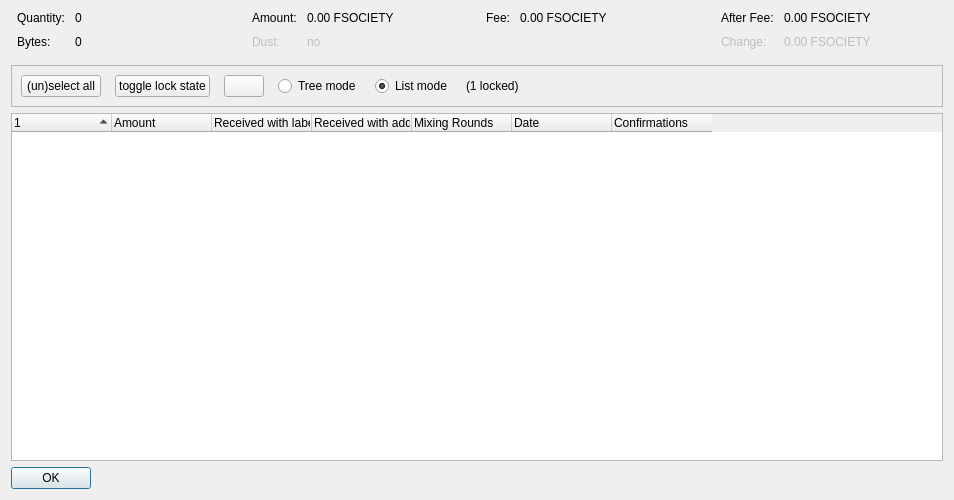
<?xml version="1.0" encoding="UTF-8"?>
<ui version="4.0">
 <class>CoinControlDialog</class>
 <widget class="QDialog" name="CoinControlDialog">
  <property name="geometry">
   <rect>
    <x>0</x>
    <y>0</y>
    <width>954</width>
    <height>500</height>
   </rect>
  </property>
  <property name="windowTitle">
   <string>Coin Selection</string>
  </property>
  <layout class="QVBoxLayout" name="verticalLayout">
   <item>
    <layout class="QHBoxLayout" name="horizontalLayoutTop" stretch="0,0,0,0">
     <property name="topMargin">
      <number>0</number>
     </property>
     <property name="bottomMargin">
      <number>10</number>
     </property>
     <item>
      <layout class="QFormLayout" name="formLayoutCoinControl1">
       <property name="horizontalSpacing">
        <number>10</number>
       </property>
       <property name="verticalSpacing">
        <number>10</number>
       </property>
       <property name="leftMargin">
        <number>6</number>
       </property>
       <property name="rightMargin">
        <number>6</number>
       </property>
       <item row="0" column="0">
        <widget class="QLabel" name="labelCoinControlQuantityText">
         <property name="text">
          <string>Quantity:</string>
         </property>
        </widget>
       </item>
       <item row="0" column="1">
        <widget class="QLabel" name="labelCoinControlQuantity">
         <property name="cursor">
          <cursorShape>IBeamCursor</cursorShape>
         </property>
         <property name="contextMenuPolicy">
          <enum>Qt::ActionsContextMenu</enum>
         </property>
         <property name="text">
          <string notr="true">0</string>
         </property>
         <property name="textInteractionFlags">
          <set>Qt::LinksAccessibleByMouse|Qt::TextSelectableByKeyboard|Qt::TextSelectableByMouse</set>
         </property>
        </widget>
       </item>
       <item row="1" column="0">
        <widget class="QLabel" name="labelCoinControlBytesText">
         <property name="text">
          <string>Bytes:</string>
         </property>
        </widget>
       </item>
       <item row="1" column="1">
        <widget class="QLabel" name="labelCoinControlBytes">
         <property name="cursor">
          <cursorShape>IBeamCursor</cursorShape>
         </property>
         <property name="contextMenuPolicy">
          <enum>Qt::ActionsContextMenu</enum>
         </property>
         <property name="text">
          <string notr="true">0</string>
         </property>
         <property name="textInteractionFlags">
          <set>Qt::LinksAccessibleByMouse|Qt::TextSelectableByKeyboard|Qt::TextSelectableByMouse</set>
         </property>
        </widget>
       </item>
      </layout>
     </item>
     <item>
      <layout class="QFormLayout" name="formLayoutCoinControl2">
       <property name="horizontalSpacing">
        <number>10</number>
       </property>
       <property name="verticalSpacing">
        <number>10</number>
       </property>
       <property name="leftMargin">
        <number>6</number>
       </property>
       <property name="rightMargin">
        <number>6</number>
       </property>
       <item row="0" column="0">
        <widget class="QLabel" name="labelCoinControlAmountText">
         <property name="text">
          <string>Amount:</string>
         </property>
        </widget>
       </item>
       <item row="0" column="1">
        <widget class="QLabel" name="labelCoinControlAmount">
         <property name="cursor">
          <cursorShape>IBeamCursor</cursorShape>
         </property>
         <property name="contextMenuPolicy">
          <enum>Qt::ActionsContextMenu</enum>
         </property>
         <property name="text">
          <string notr="true">0.00 FSOCIETY</string>
         </property>
         <property name="textInteractionFlags">
          <set>Qt::LinksAccessibleByMouse|Qt::TextSelectableByKeyboard|Qt::TextSelectableByMouse</set>
         </property>
        </widget>
       </item>
       <item row="1" column="0">
        <widget class="QLabel" name="labelCoinControlLowOutputText">
         <property name="enabled">
          <bool>false</bool>
         </property>
         <property name="text">
          <string>Dust:</string>
         </property>
        </widget>
       </item>
       <item row="1" column="1">
        <widget class="QLabel" name="labelCoinControlLowOutput">
         <property name="enabled">
          <bool>false</bool>
         </property>
         <property name="cursor">
          <cursorShape>IBeamCursor</cursorShape>
         </property>
         <property name="contextMenuPolicy">
          <enum>Qt::ActionsContextMenu</enum>
         </property>
         <property name="text">
          <string notr="true">no</string>
         </property>
         <property name="textInteractionFlags">
          <set>Qt::LinksAccessibleByMouse|Qt::TextSelectableByKeyboard|Qt::TextSelectableByMouse</set>
         </property>
        </widget>
       </item>
      </layout>
     </item>
     <item>
      <layout class="QFormLayout" name="formLayoutCoinControl3">
       <property name="horizontalSpacing">
        <number>10</number>
       </property>
       <property name="verticalSpacing">
        <number>10</number>
       </property>
       <property name="leftMargin">
        <number>6</number>
       </property>
       <property name="rightMargin">
        <number>6</number>
       </property>
       <item row="0" column="0">
        <widget class="QLabel" name="labelCoinControlFeeText">
         <property name="text">
          <string>Fee:</string>
         </property>
        </widget>
       </item>
       <item row="0" column="1">
        <widget class="QLabel" name="labelCoinControlFee">
         <property name="cursor">
          <cursorShape>IBeamCursor</cursorShape>
         </property>
         <property name="contextMenuPolicy">
          <enum>Qt::ActionsContextMenu</enum>
         </property>
         <property name="text">
          <string notr="true">0.00 FSOCIETY</string>
         </property>
         <property name="textInteractionFlags">
          <set>Qt::LinksAccessibleByMouse|Qt::TextSelectableByKeyboard|Qt::TextSelectableByMouse</set>
         </property>
        </widget>
       </item>
      </layout>
     </item>
     <item>
      <layout class="QFormLayout" name="formLayoutCoinControl4">
       <property name="horizontalSpacing">
        <number>10</number>
       </property>
       <property name="verticalSpacing">
        <number>10</number>
       </property>
       <property name="leftMargin">
        <number>6</number>
       </property>
       <property name="rightMargin">
        <number>6</number>
       </property>
       <item row="0" column="0">
        <widget class="QLabel" name="labelCoinControlAfterFeeText">
         <property name="text">
          <string>After Fee:</string>
         </property>
        </widget>
       </item>
       <item row="0" column="1">
        <widget class="QLabel" name="labelCoinControlAfterFee">
         <property name="cursor">
          <cursorShape>IBeamCursor</cursorShape>
         </property>
         <property name="contextMenuPolicy">
          <enum>Qt::ActionsContextMenu</enum>
         </property>
         <property name="text">
          <string notr="true">0.00 FSOCIETY</string>
         </property>
         <property name="textInteractionFlags">
          <set>Qt::LinksAccessibleByMouse|Qt::TextSelectableByKeyboard|Qt::TextSelectableByMouse</set>
         </property>
        </widget>
       </item>
       <item row="1" column="0">
        <widget class="QLabel" name="labelCoinControlChangeText">
         <property name="enabled">
          <bool>false</bool>
         </property>
         <property name="text">
          <string>Change:</string>
         </property>
        </widget>
       </item>
       <item row="1" column="1">
        <widget class="QLabel" name="labelCoinControlChange">
         <property name="enabled">
          <bool>false</bool>
         </property>
         <property name="cursor">
          <cursorShape>IBeamCursor</cursorShape>
         </property>
         <property name="contextMenuPolicy">
          <enum>Qt::ActionsContextMenu</enum>
         </property>
         <property name="text">
          <string notr="true">0.00 FSOCIETY</string>
         </property>
         <property name="textInteractionFlags">
          <set>Qt::LinksAccessibleByMouse|Qt::TextSelectableByKeyboard|Qt::TextSelectableByMouse</set>
         </property>
        </widget>
       </item>
      </layout>
     </item>
    </layout>
   </item>
   <item>
    <widget class="QFrame" name="frame">
     <property name="minimumSize">
      <size>
       <width>0</width>
       <height>40</height>
      </size>
     </property>
     <property name="frameShape">
      <enum>QFrame::StyledPanel</enum>
     </property>
     <property name="frameShadow">
      <enum>QFrame::Sunken</enum>
     </property>
     <layout class="QHBoxLayout" name="horizontalLayout">
      <item>
       <layout class="QHBoxLayout" name="horizontalLayoutPanel" stretch="0,0,0,0,0,0,0">
        <property name="spacing">
         <number>14</number>
        </property>
        <item>
         <widget class="QPushButton" name="pushButtonSelectAll">
          <property name="sizePolicy">
           <sizepolicy hsizetype="Maximum" vsizetype="Fixed">
            <horstretch>0</horstretch>
            <verstretch>0</verstretch>
           </sizepolicy>
          </property>
          <property name="text">
           <string>(un)select all</string>
          </property>
          <property name="autoDefault">
           <bool>false</bool>
          </property>
         </widget>
        </item>
        <item>
         <widget class="QPushButton" name="pushButtonToggleLock">
          <property name="sizePolicy">
           <sizepolicy hsizetype="Maximum" vsizetype="Fixed">
            <horstretch>0</horstretch>
            <verstretch>0</verstretch>
           </sizepolicy>
          </property>
          <property name="text">
           <string>toggle lock state</string>
          </property>
          <property name="autoDefault">
           <bool>false</bool>
          </property>
         </widget>
        </item>
        <item>
         <widget class="QPushButton" name="hideButton">
          <property name="sizePolicy">
           <sizepolicy hsizetype="Maximum" vsizetype="Fixed">
            <horstretch>0</horstretch>
            <verstretch>0</verstretch>
           </sizepolicy>
          </property>
          <property name="text">
           <string/>
          </property>
          <property name="autoDefault">
           <bool>false</bool>
          </property>
         </widget>
        </item>
        <item>
         <widget class="QRadioButton" name="radioTreeMode">
          <property name="sizePolicy">
           <sizepolicy hsizetype="Maximum" vsizetype="Fixed">
            <horstretch>0</horstretch>
            <verstretch>0</verstretch>
           </sizepolicy>
          </property>
          <property name="text">
           <string>Tree mode</string>
          </property>
         </widget>
        </item>
        <item>
         <widget class="QRadioButton" name="radioListMode">
          <property name="sizePolicy">
           <sizepolicy hsizetype="Maximum" vsizetype="Fixed">
            <horstretch>0</horstretch>
            <verstretch>0</verstretch>
           </sizepolicy>
          </property>
          <property name="text">
           <string>List mode</string>
          </property>
          <property name="checked">
           <bool>true</bool>
          </property>
         </widget>
        </item>
        <item>
         <widget class="QLabel" name="labelLocked">
          <property name="text">
           <string>(1 locked)</string>
          </property>
         </widget>
        </item>
        <item>
         <spacer name="horizontalSpacer">
          <property name="orientation">
           <enum>Qt::Horizontal</enum>
          </property>
          <property name="sizeHint" stdset="0">
           <size>
            <width>40</width>
            <height>20</height>
           </size>
          </property>
         </spacer>
        </item>
       </layout>
      </item>
     </layout>
    </widget>
   </item>
   <item>
    <widget class="CoinControlTreeWidget" name="treeWidget">
     <property name="contextMenuPolicy">
      <enum>Qt::CustomContextMenu</enum>
     </property>
     <property name="sortingEnabled">
      <bool>false</bool>
     </property>
     <property name="columnCount">
      <number>7</number>
     </property>
     <attribute name="headerShowSortIndicator" stdset="0">
      <bool>true</bool>
     </attribute>
     <attribute name="headerStretchLastSection">
      <bool>false</bool>
     </attribute>
     <column>
      <property name="text">
       <string/>
      </property>
     </column>
     <column>
      <property name="text">
       <string>Amount</string>
      </property>
     </column>
     <column>
      <property name="text">
       <string>Received with label</string>
      </property>
     </column>
     <column>
      <property name="text">
       <string>Received with address</string>
      </property>
     </column>
     <column>
      <property name="text">
       <string>Mixing Rounds</string>
      </property>
     </column>
     <column>
      <property name="text">
       <string>Date</string>
      </property>
     </column>
     <column>
      <property name="text">
       <string>Confirmations</string>
      </property>
      <property name="toolTip">
       <string>Confirmed</string>
      </property>
     </column>
    </widget>
   </item>
   <item>
    <widget class="QDialogButtonBox" name="buttonBox">
     <property name="sizePolicy">
      <sizepolicy hsizetype="Maximum" vsizetype="Fixed">
       <horstretch>0</horstretch>
       <verstretch>0</verstretch>
      </sizepolicy>
     </property>
     <property name="orientation">
      <enum>Qt::Horizontal</enum>
     </property>
     <property name="standardButtons">
      <set>QDialogButtonBox::Ok</set>
     </property>
    </widget>
   </item>
  </layout>
 </widget>
 <customwidgets>
  <customwidget>
   <class>CoinControlTreeWidget</class>
   <extends>QTreeWidget</extends>
   <header>qt/coincontroltreewidget.h</header>
  </customwidget>
 </customwidgets>
 <resources/>
 <connections/>
</ui>
